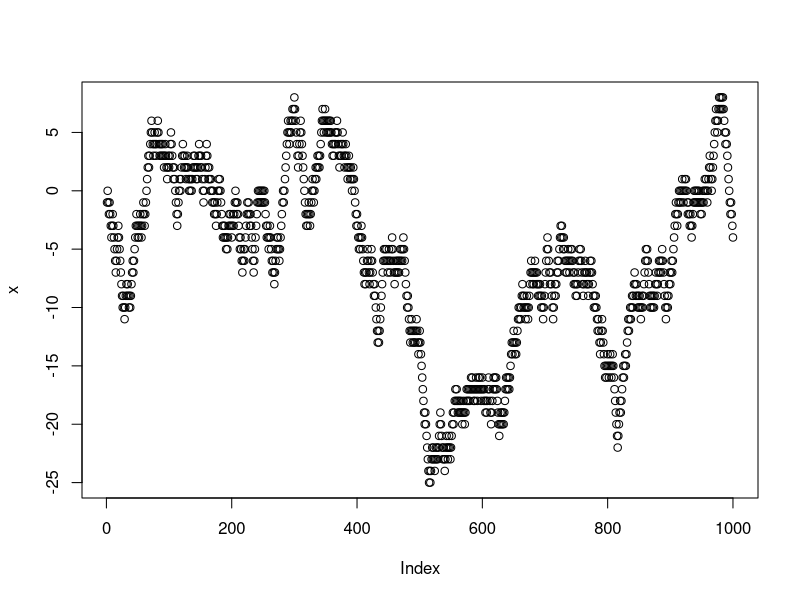

Source code (R):
## ---- chunk 1
knitr::opts_chunk$set(echo = TRUE)
## ---- chunk 2

# we don't need this 'u' variable, it just makes it easier to change the length -MH
u = 100

results <- vector(mode = "character", length = u)

 for(i in 1:u) {
  x = i
  
    if (x %% (3 * 5) == 0){    # shortened from this:  if (x %% 3 == 0 & x %% 5 == 0){
      results[i] <- "fizz buzz"
      }else if (x %% 3 == 0){
      results[i] <- "fizz"
      }else if (x %% 5 == 0){
      results[i]  <- "buzz"
      }else{
      results[i]  <- i
    }

 }

results


## ---- chunk 3
# from https://stackoverflow.com/questions/21991130/simulating-a-random-walk#21991340
set.seed(1)

n <- 1000
x <- cumsum(sample(c(-1, 1), n, TRUE))
plot(x)


## ---- chunk 4
#set.seed(1982)

# set the size of the walk
walkSize = 10#10^4

#create a location vector to store x,y,z values
location <- c("X Axis" = 0, "Y Axis" = 0, "Z Axis" = 0)

# create a matrix to store the location points
path <- matrix(NaN, walkSize, 3, byrow=TRUE)

#add the start point to the path
path[1,] <- c(location[1],location[2],location[3])

# here we generate the random walk numbers for the six possible moves
boxOfNumbers <- c(sample(1:6, walkSize, replace=TRUE)) # replace = TRUE to allow for repeat numbers

# and we convert those moves to xyz coordinates here:
 for(i in 2:walkSize) { # set this from 2 instead of one because 1 is our starting point
   
   switch(boxOfNumbers[i],
       location[1] <- location[1] + 1,
       location[1] <- location[1] - 1,
       location[2] <- location[2] + 1,
       location[2] <- location[2] - 1,
       location[3] <- location[3] + 1,
       location[3] <- location[3] - 1
     
   )
    path[i,] <- c(location[1],location[2],location[3])
 }


# and this is to show that everything is working so far:
path


